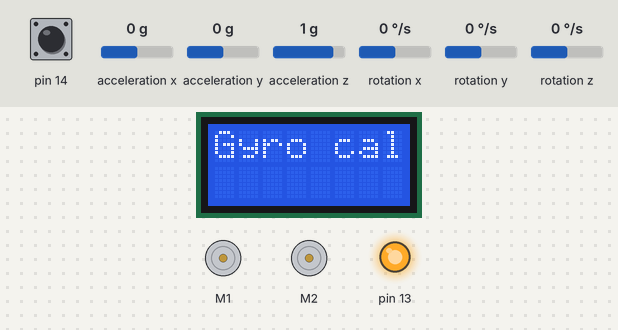
A sketch run on a simulated Arduino Leonardo, built with avr-gcc and run on an emulated ATmega32U4. On the bench: 8×2 character LCD, 2 × DC motor (green arrow = forward, orange = backward, longer = faster), output pins drawn as LEDs (lit = HIGH). The inputs (shaded band) are chosen by the test bench; at power-on: pin 14 HIGH, rotation z 0 °/s, acceleration x 0 g, acceleration y 0 g, acceleration z 1 g, rotation x 0 °/s, rotation y 0 °/s. What the sketch prints to the serial monitor is not drawn.

Above: at 0.8 s.
0.9 s: pin 14 pulled LOW for 3.2 s
At 2.4 s:
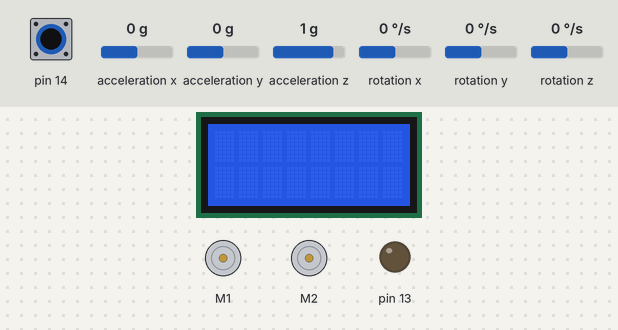
7.1 s: rotation z set to -100 °/s
10.1 s: rotation z set to 0 °/s
13.1 s: rotation z set to -192 °/s
16.1 s: rotation z set to 100 °/s
19.1 s: rotation z set to 0 °/s
At 24.6 s:
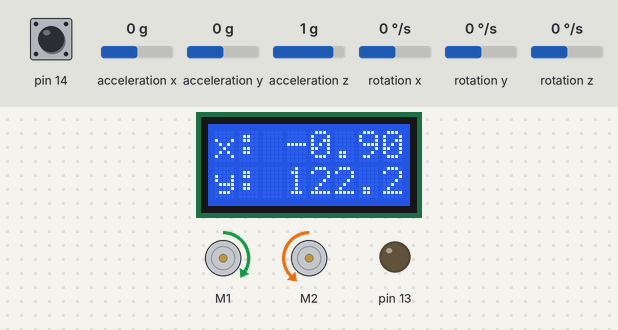
Timing chart, 0 to 25.5 s (numbered marks = the images above; inputs shaded):
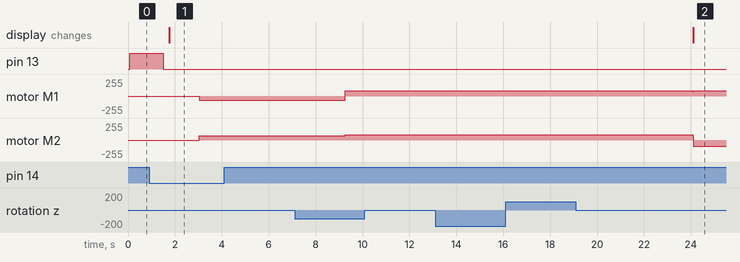

Measured:
- after the input at 0.9 s, motor M1: stopped → backward 63/255 after 2.1 s; motor M2: stopped → forward 63/255 after 2.1 s
- after the input at 7.1 s, motor M1: backward 63/255 → forward 76/255 after 2.2 s; motor M2: forward 63/255 → forward 76/255 after 2.2 s
- after the input at 10.1 s, every drawn part: stays the same
- after the input at 13.1 s, every drawn part: stays the same
- after the input at 16.1 s, every drawn part: stays the same
- after the input at 19.1 s, motor M1: forward 76/255 → forward 63/255 after 5.0 s, → forward 76/255 0.01 s later; motor M2: forward 76/255 → backward 91/255 after 5.0 s; the display: changes after 5.0 s (image 2)

The sketch:

LineStopper.ino
```cpp
#include <Arduino.h>
#include <Wire.h>
#include <Zumo32U4.h>
#include <math.h>

#define MOTOR_SPEED 120

Zumo32U4LineSensors lineSensors;
Zumo32U4ButtonA buttonA;
Zumo32U4Motors motors;
Zumo32U4Encoders encoders;
Zumo32U4IMU imu;
Zumo32U4LCD lcd;

bool rotatCheck, reachedDest, finished, traveling = false;
bool sensorreads = true;
bool bounce = true;
bool reset = true;

////////////////////////Odometry Constants and variables/////////////////////////
int wheelDiameter = 4; //4 centimeters
int deltaT = 25;
double currentX, currentY, deltax, deltay = 0;
int globalTheta;
double momentTheta, goalTheta, deltaD;
double velocityR, velocityL, fwdVelocity = 0;

int drivenDist;
int angle;

#define NUM_SENSORS 5 //Number of activated sensors
uint16_t sensorValues[NUM_SENSORS]; //Some array that contains the raw read values from the sensors between 0-2000
bool useEmitters = true;
struct LineSensorsWhite { //Datatype that stores the boolean values for the sensorStates
    bool left;
    bool leftCenter;
    bool Center;
    bool rightCenter;
    bool right;
};
int threshold; // White threshold, white return values lower than this
LineSensorsWhite sensorState = {false,false,false,false,false};

////////////////Gyro setup/////////////////////
int turnAngleDegrees;
uint32_t turnAngle = 0;
uint16_t gyroLastUpdate = 0;
int16_t turnRate, gyroOffset;


struct Waypoint
{
    int X;
    int Y;
    Waypoint* next;

    Waypoint(int x, int y) {
        X = x;
        Y = y;
        next = NULL;
    }
};

void debugLog(String text) {
    Serial.println("[DEBUG]<" + (String)__TIME__ + ">: " + text);
}

struct WaypointQueue
{
    Waypoint* front, * rear;

    WaypointQueue() {
        front = rear = NULL;
    }

    void enQueue(int x, int y)
    {
        //debugLog("Enqueuing new waypoint.");
        Waypoint* temp = new Waypoint(x, y);

        if (rear == NULL) {
            front = rear = temp;
            return;
        }

        rear->next = temp;
        rear = temp;
        debugLog("Waypoint has been enqueued. Data (X): " + (String)temp->X + ", (Y): " + (String)temp->Y);
    }

    void deQueue()
    {
        if (front == NULL) {
            return;
        }

        Waypoint* temp = front;
        front = front->next;

        if (front == NULL) {
            rear = NULL;
        }

        //debugLog("Removed waypoint from queue. Data (X): " + (String)temp->X + ", (Y): " + (String)temp->Y);
        delete(temp);
        //debugLog("Removed. X value for the next waypoint in queue: " + (String)front->X)
    }
};

WaypointQueue waypointQueue;

void setup() {
    configureComponents();
}

void loop() {
      waypointQueue.deQueue();
      if (waypointQueue.front != NULL) {
        boundaryBounce();
        goTo(waypointQueue.front->X, waypointQueue.front->Y);
    }
    else {
        finished = true;
    }
    if(finished && reset){
      reset = false;
      turn(0,'R');
    }
}

void boundaryBounce()
{
  motors.setSpeeds(100,100);
  while(bounce){
    readSensors(sensorState);
    updatePosition();
    if(sensorState.leftCenter)
    {
      oldTurn(80,'R');
    }
    if(sensorState.rightCenter)
    {
      oldTurn(80,'L');
    }
  }
}

void oldTurn(int desiredAngle, char Direction)
{
  switch(Direction)
  {
    case 'R':
    updateAngle();
    momentTheta = globalTheta;

      if(momentTheta - desiredAngle <= 0)
    {
      goalTheta = momentTheta - desiredAngle + 360;
    }
    else
    {
      goalTheta = momentTheta - desiredAngle ;
    }
    if(goalTheta == 360)
    {
      goalTheta = 0;
    }

    while(!rotatCheck){
    updateAngle();
    if(globalTheta>=goalTheta&&(goalTheta)>=globalTheta)
    {
      motors.setSpeeds(0,0);
      rotatCheck=true;
    }
    else
    {
      motors.setSpeeds(MOTOR_SPEED,-MOTOR_SPEED * 1.2);
    }
    }
    rotatCheck = false;
  break;

  case 'L':
    updateAngle();
    momentTheta = globalTheta;
    if(momentTheta + desiredAngle > 360)
    {
      goalTheta = momentTheta + desiredAngle - 360;
    }
    else
    {
      goalTheta = momentTheta + desiredAngle;
    }
    if(goalTheta == 360)
    {
      goalTheta = 0;
    }

    while(!rotatCheck){
    updateAngle();
    if(globalTheta>=goalTheta&&(goalTheta + 1)>=globalTheta)
    {
      motors.setSpeeds(0,0);
      rotatCheck=true;
    }
    else
    {
      motors.setSpeeds(-MOTOR_SPEED * 1.2, MOTOR_SPEED);
    }
    }
    rotatCheck = false;
  break;
  }
}

void gyroscopeSetup() {
    Wire.begin();
    imu.init();
    imu.enableDefault();
    imu.configureForTurnSensing();
    lcd.clear();
    lcd.print(F("Gyro cal"));

    // Turn on the yellow LED in case the LCD is not available.
    ledYellow(1);
    // Calibrate the gyro.
    int32_t total = 0;
    for (uint16_t i = 0; i < 1024; i++) {
        // Wait for new data to be available, then read it.
        while (!imu.gyroDataReady()) {}
        imu.readGyro();
        // Add the Z axis reading to the total.
        total += imu.g.z;
    }
    ledYellow(0);
    gyroOffset = total / 1024;
    delay(250);
    // Display the angle (in degrees from -180 to 180)
    lcd.clear();
}

void gyroscopeReset() {
    gyroLastUpdate = micros();
    turnAngle = 0;
}

void turn(int goalAngle, char Direction)
{
    switch (Direction)
    {
    case 'R':
        updateAngle();

        while (!rotatCheck) {
            updatePosition();
            if (globalTheta >= goalAngle && (goalAngle) >= globalTheta) {
                motors.setSpeeds(0, 0);
                rotatCheck = true;
            }
            else {
                motors.setSpeeds(100,-85);
            }
        }
        rotatCheck = false;
        break;

    case 'L':
        updateAngle();
        while (!rotatCheck) {
            updatePosition();
            if (globalTheta >= goalAngle && (goalAngle) >= globalTheta) {
                motors.setSpeeds(0, 0);
                rotatCheck = true;
            }
            else {
                motors.setSpeeds(-100,100);
            }
        }
        rotatCheck = false;
        break;
    }
}

bool verifyDestination(bool negX, bool negY, int x, int y, bool inverseX, bool inverseY)
{
    // TODO: Make sure it compensates for currentX already bigger than x, same goes for currentY and y.
    bool ret = false;
    int xEqL = inverseX ? x : currentX;
    int yEqL = inverseY ? y : currentY;
    int xEqR = inverseX ? currentX : x;
    int yEqR = inverseY ? currentY : y;

    if (negX && negY) {
        debugLog("Moving to a pos where: " + (String)yEqL + " <= " + (String)yEqR);
        ret = xEqL <= xEqR && yEqL <= yEqR ? true : false;
    }
    else if (!negX && !negY) {
        debugLog("Moving to a pos where: " + (String)yEqL + " >= " + (String)yEqR);
        ret = xEqL >= xEqR && yEqL >= yEqR ? true : false;
    }
    else if (!negX && negY) {
        debugLog("Moving to a pos where: " + (String)yEqL + " <= " + (String)yEqR);
        ret = xEqL >= xEqR && yEqL <= yEqR ? true : false;
    }
    else if (negX && !negY) {
        debugLog("Moving to a pos where: " + (String)yEqL + " >= " + (String)yEqR);
        ret = xEqL <= xEqR && yEqL >= yEqR ? true : false;
    }
    //debugLog("negX: " + (String)negX + ", negY: " + (String)negY);
    return ret;
}

void goTo(int x, int y) {
    //debugLog("Moving to position X: " + (String)x + ", Y: " + (String)y);
    traveling = true;
    int destx = x - currentX;
    int desty = y - currentY;
    int angleDeg = atan2(desty, destx) * 180 / PI;
    angle = (angleDeg + 360) % 360;
    char dir;

    if(globalTheta > 245 && angle < 90)
    {
    dir = 'L';
    }
    else
    {
    dir = 0 < angle && angle < 180 ? 'L' : 'R';
    }

    //bool neg = angle < 0 ? true : false;
    bool destXNeg = x < 0 ? true : false;
    bool destYNeg = y < 0 ? true : false;
    reachedDest = false;
    turn(angle, dir);
    moveForward(x, y, destXNeg, destYNeg, angle);
}

void moveForward(int x, int y, bool destXneg, bool destYneg, int angle)
{
    debugLog("Moving to x: " + (String)x + ", y: " + (String)y);
    motors.setSpeeds(MOTOR_SPEED, MOTOR_SPEED);
    bool xInverse = currentX > (x - 5) && destXneg || currentX > (x + 5) && !destXneg ? true : false;
    bool yInverse = currentY > (y - 5) && destYneg || currentY > (y + 5) && !destYneg ? true : false;
    debugLog("X inverse: " + (String)xInverse + ", Y inverse: " + (String)yInverse);
    while (!verifyDestination(destXneg, destYneg, x, y, xInverse, yInverse) && !reachedDest)
    {
        if (0 < encoders.getCountsLeft() || 0 < encoders.getCountsRight()) {
            updatePosition();
        }
    }
    motors.setSpeeds(0, 0);
    reachedDest = true;
    traveling = false;
    debugLog("Done! Current pos x: " + (String)currentX + ", y: " + (String)currentY);
}

void updateAngle()
{
    // Updates readings from gyro
    imu.readGyro();
    turnRate = imu.g.z - gyroOffset;
    uint16_t m = micros();
    uint16_t dt = m - gyroLastUpdate;
    gyroLastUpdate = m;
    int32_t d = (int32_t)turnRate * dt;
    turnAngle += (int64_t)d * 14680064 / 17578125;

    // Converts angle interval from [-180;180] to [0;360]
    turnAngleDegrees = ((((int32_t)turnAngle >> 16) * 360) >> 16);
    if (turnAngleDegrees <= 0 && turnAngleDegrees >= -180) {
        globalTheta = (360 + turnAngleDegrees);
    }
    if (turnAngleDegrees >= 0 && turnAngleDegrees <= 180) {
        globalTheta = turnAngleDegrees;
    }
}

void updatePosition()
{
    updateAngle();
    float encL = encoders.getCountsLeft();
    float encR = encoders.getCountsRight();
    fwdVelocity = (((encL + encR) / 2) / 909.7 * (PI * wheelDiameter));
    velocityR = ((encR) / 909.7 * (PI * wheelDiameter));
    velocityL = ((encL) / 909.7 * (PI * wheelDiameter));
    deltaD = (velocityR + velocityL) / 2;
    encoders.getCountsAndResetLeft();
    encoders.getCountsAndResetRight();
    deltax = (deltaD * cos(globalTheta * (PI / 180)));
    deltay = (deltaD * sin(globalTheta * (PI / 180)));

    currentX = currentX + deltax;
    currentY = currentY + deltay;

    lcd.clear();
    lcd.gotoXY(0, 0);
    lcd.print("x: " + (String)currentX);
    lcd.gotoXY(0, 1);
    lcd.print("y: " + (String)currentY);
}

void calibrWht() { //A funtion that is called in the setup to help calibrate sensors for the conditions at hand
    buttonA.waitForPress();
    Serial.println("Press A to calibrate WHITE");
    delay(250);
    buttonA.waitForPress();
    threshold = ((sensorValues[1] + sensorValues[3]) / 2 + 20); //takes the mean value of far left and right sensors and adds some margin to create a threshold
    delay(250);
    Serial.println(threshold); //prints threshold once at the beginning of the code
}

void readSensors(LineSensorsWhite& state) {  // Next line reads the sensor values and store them in the array lineSensorValues
    lineSensors.read(sensorValues, useEmitters ? QTR_EMITTERS_ON : QTR_EMITTERS_OFF); //Retrieves data from sensors
    state = {false,false,false,false,false}; // state of the sensors is ALWAYS set to negative in the structure, so that the if statements below only change the boolean to true when the conditions are met
    if (sensorValues[0] < threshold) {
        state.left = true;
    }
    if (sensorValues[1] < threshold) {
        state.leftCenter = true;
    }
    if (sensorValues[2] < threshold) {
        state.Center = true;
    }
    if (sensorValues[3] < threshold) {
        state.rightCenter = true;
    }
    if (sensorValues[4] < threshold) {
        state.right = true;
    }
}
void configureComponents() {
    Serial.begin(9600);
    gyroscopeSetup();
    delay(500);
    gyroscopeReset();
    lcd.clear();
    buttonA.waitForPress();
    delay(250);
    lineSensors.initFiveSensors(); // Initializes five sensors
    readSensors(sensorState);      //fills structure with first bools
    calibrWht();
    waypointQueue.enQueue(0, 20);
    waypointQueue.enQueue(0, 0);
    goTo(waypointQueue.front->X, waypointQueue.front->Y);
}
```
